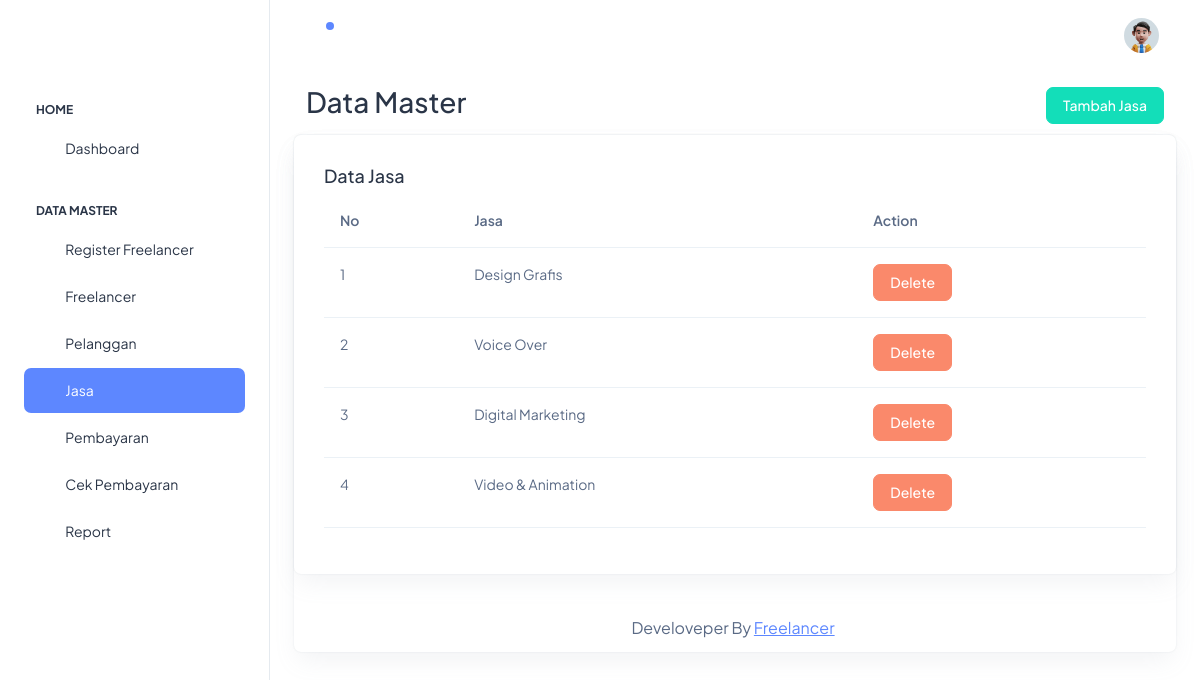
The page /view/admin/jasa.php (signed in) on the database its author committed.
### tables this page shows
CREATE TABLE `kategori_pekerja` (
  `id_user` int(11) NOT NULL,
  `nama_kategori` varchar(125) NOT NULL
);

### view/admin/jasa.php (the view, shortened to what this page needs)
<?php
  require_once("../../models/freelanceModel.php");
  $query = "SELECT * FROM kategori_pekerja";
  $result = mysqli_query($conn, $query);
?>
<!doctype html>
<html lang="en">
<head>
  <link rel="stylesheet" href="../../css/styles.min-admin.css" />
</head>
<body>
  <div class="page-wrapper" id="main-wrapper" data-layout="vertical" data-navbarbg="skin6" data-sidebartype="full"
    data-sidebar-position="fixed" data-header-position="fixed">
    <aside class="left-sidebar">
      <div>
        <div class="brand-logo d-flex align-items-center justify-content-between">
        </div>
        <nav class="sidebar-nav scroll-sidebar" data-simplebar="">
          <ul id="sidebarnav">
            <li class="nav-small-cap">
              <span class="hide-menu">Home</span>
            </li>
            <li class="sidebar-item">
              <a class="sidebar-link" href="./index.php" aria-expanded="false">
                <span>
                  <i class="ti ti-layout-dashboard"></i>
                </span>
                <span class="hide-menu">Dashboard</span>
              </a>
            </li>
            <li class="nav-small-cap">
              <span class="hide-menu">Data Master</span>
            </li>
            <li class="sidebar-item">
              <a class="sidebar-link" href="./register.php" aria-expanded="false">
                <span>
                  <i class="ti ti-user-check"></i>
                </span>
                <span class="hide-menu">Register Freelancer</span>
              </a>
            </li>
            <li class="sidebar-item">
              <a class="sidebar-link" href="./freelancer.php" aria-expanded="false">
                <span>
                  <i class="ti ti-users"></i>
                </span>
                <span class="hide-menu">Freelancer</span>
              </a>
            </li>
            <li class="sidebar-item">
              <a class="sidebar-link" href="./pelanggan.php" aria-expanded="false">
                <span>
                  <i class="ti ti-users"></i>
                </span>
                <span class="hide-menu">Pelanggan</span>
              </a>
            </li>
            <li class="sidebar-item">
                <a class="sidebar-link" href="./jasa.php" aria-expanded="false">
                  <span>
                    <i class="ti ti-brand-slack"></i>
                  </span>
                  <span class="hide-menu">Jasa</span>
                </a>
              </li>
            <li class="sidebar-item">
              <a class="sidebar-link" href="./pembayaran.php" aria-expanded="false">
                <span>
                  <i class="ti ti-cash"></i>
                </span>
                <span class="hide-menu">Pembayaran</span>
              </a>
            </li>
            <li class="sidebar-item">
              <a class="sidebar-link" href="./cek_pembayaran.php" aria-expanded="false">
                <span>
                  <i class="ti ti-cash"></i>
                </span>
                <span class="hide-menu">Cek Pembayaran</span>
              </a>
            <li class="sidebar-item">
              <a class="sidebar-link" href="./report.php" aria-expanded="false">
                <span>
                  <i class="ti ti-file-description"></i>
                </span>
                <span class="hide-menu">Report</span>
              </a>
            </li>
          </ul>
        </nav>
      </div>
    </aside>
    <div class="body-wrapper">
      <header class="app-header">
        <nav class="navbar navbar-expand-lg navbar-light">
          <ul class="navbar-nav">
            <li class="nav-item">
              <a class="nav-link nav-icon-hover" href="javascript:void(0)">
                <i class="ti ti-bell-ringing"></i>
                <div class="notification bg-primary rounded-circle"></div>
              </a>
            </li>
          </ul>
          <div class="navbar-collapse justify-content-end px-0" id="navbarNav">
            <ul class="navbar-nav flex-row ms-auto align-items-center justify-content-end">
              <li class="nav-item dropdown">
                <a class="nav-link nav-icon-hover" href="javascript:void(0)" id="drop2" data-bs-toggle="dropdown"
                  aria-expanded="false">
                  <img src="../../assets/profile/user-1.jpg" alt="" width="35" height="35" class="rounded-circle">
                </a>
              </li>
            </ul>
          </div>
        </nav>
      </header>
      <div class="container-fluid">
        <div class="container mb-2">
            <div class="d-flex justify-content-between align-items-center">
                <h2>Data Master</h2>
                <a href="jasa_tambah.php" class="btn btn-success">Tambah Jasa</a>
            </div>
        </div>
        <div class="row">
          <div class="col-lg-12 d-flex align-items-strech">
            <div class="card w-100">
              <div class="main-panel">
                <div class="content-wrapper">
                  <div class="row">
                    <div class="col-lg-12 grid-margin stretch-card">
                      <div class="card">
                        <div class="card-body">
                          <h4 class="card-title">Data Jasa</h4>
                          <div class="table-responsive">
                            <table class="table">
                              <thead>
                                <tr>
                                  <th>No</th>
                                  <th>Jasa</th>
                                  <th>Action</th>
                                </tr>
                              </thead>
                              <tbody>
                                <?php
                                  $count = 1;
                                  foreach($result as $row):
                                ?>
                                <tr>
                                  <td><?= $count ?></td>
                                  <td><?= $row['nama_kategori'] ?></td>
                                  <td>
                                    <form action="" method="POST" onsubmit="return confirm('Apakah Anda yakin ingin menghapus data?');">
                                      <button type="submit" name="delete" id="delete" class="btn btn-danger">Delete</button>
                                    </form>
                                  </td>
                                </tr>
                                <?php
                                  $count++;
                                  endforeach;
                                ?>
                              </tbody>
                            </table>
                          </div>
                        </div>
                      </div>
                    </div>
        <div class="py-6 px-6 text-center">
          <p class="mb-0 fs-4">Develoveper By <a href="#" target="_blank" class="pe-1 text-primary text-decoration-underline">Freelancer</a></p>
        </div>
      </div>
    </div>
  </div>
</body>
</html>

### rows shown on the page
kategori_pekerja: nama_kategori "Design Grafis"
kategori_pekerja: nama_kategori "Voice Over"
kategori_pekerja: nama_kategori "Digital Marketing"
kategori_pekerja: nama_kategori "Video & Animation"
